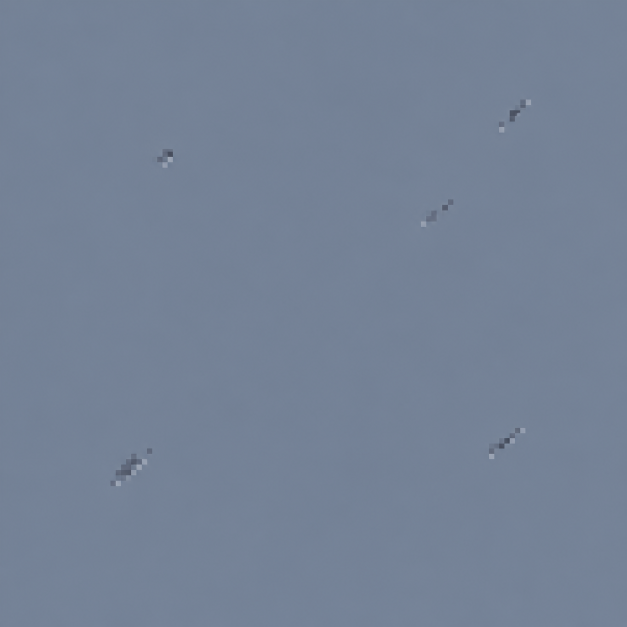
#> input picture Tools/ArtSources/SOLITUDE/BaseAndAccentFloor32/Raw/generated_base_source.png, 1254 x 1254 px (shown at 1/2 size)
$ python process_floor.py Raw/generated_base_source.png
#> lines starting #> are read from the running program, lines starting #| are printed output that depends on the picture
from PIL import Image
from pathlib import Path
from zipfile import ZipFile, ZIP_DEFLATED
import json
import random
import shutil
import sys

root = Path(__file__).parent
source = Path(sys.argv[1])
shutil.copy2(source, root / 'Raw' / 'generated_base_source.png')
raw = Image.open(source).convert('RGB')
#> raw is the input picture: PIL image 1254x1254 RGB; mean R, G, B 116.4, 129.8, 150.4
assert raw.width == raw.height
# Controlled point sampling establishes the native grid. All downstream
# sizing, extraction, display and tile placement uses integer pixels.
base = raw.resize((64, 64), Image.Resampling.NEAREST)
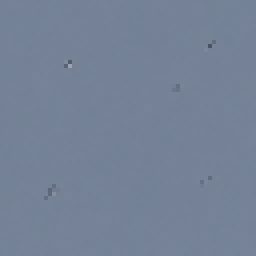
#> base: PIL image 64x64 RGB (shown 4 times larger); mean R, G, B 116.3, 129.8, 150.4
base_palette = ['748194', '697688', '7D899A', '8591A0']
palette = [v for h in base_palette for v in bytes.fromhex(h)]
palette += palette[:3] * (256 - len(base_palette))
palette_image = Image.new('P', (1, 1))
palette_image.putpalette(palette)
base = base.quantize(palette=palette_image, dither=Image.Dither.NONE).convert('RGBA')
#> base: PIL image 64x64 RGBA
base.save(root / 'PNG' / 'base_atlas_32.png')
base.resize((512, 512), Image.Resampling.NEAREST).save(root / 'PNG' / 'base_atlas_8x.png')
names = ['base_clean', 'base_scuff_a', 'base_rubbed', 'base_scuff_b']
tiles = []
for i in range(4):
    x, y = i % 2 * 32, i // 2 * 32
    tiles.append(base.crop((x, y, x + 32, y + 32)))
#> after the loop, tiles = 4 items
# Derive the truly clean base from an unmarked area of the generated source.
# This is source cropping and sampling, not code-painted replacement artwork.
quiet_crop = raw.crop((0, 0, raw.width // 5, raw.height // 5))
tiles[0] = quiet_crop.resize((32, 32), Image.Resampling.NEAREST).quantize(
    palette=palette_image, dither=Image.Dither.NONE).convert('RGBA')
base.paste(tiles[0], (0, 0))
base.save(root / 'PNG' / 'base_atlas_32.png')
base.resize((512, 512), Image.Resampling.NEAREST).save(root / 'PNG' / 'base_atlas_8x.png')
accent_names = ['steel_plate', 'maintenance_hatch', 'grate_horizontal',
                'perforated_plate', 'amber_service_hatch', 'door_threshold']
previous = root.parent / 'ReferenceDeckV4' / 'PNG'
for name in accent_names:
    # Whole accents become single 32x32 cells; no quadrant slices.
#> (the run stopped early here; a loop or call above may not have finished)
